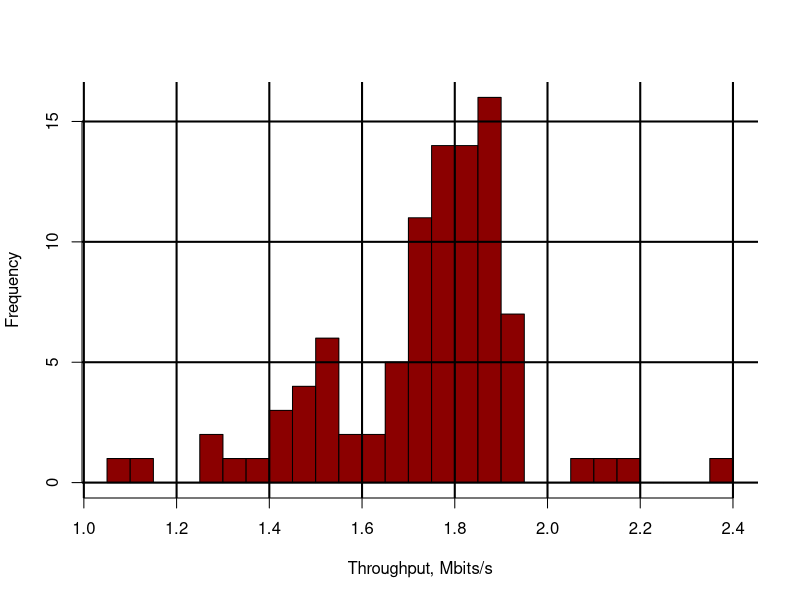

The R script that drew this image:
d<-scan("iperf.txt")
pdf("iperf.pdf")
hist(d, col="dark red", breaks=25, main="", xlab="Throughput, Mbits/s")
grid(col="black", lwd=2, lty=1)
dev.off()
